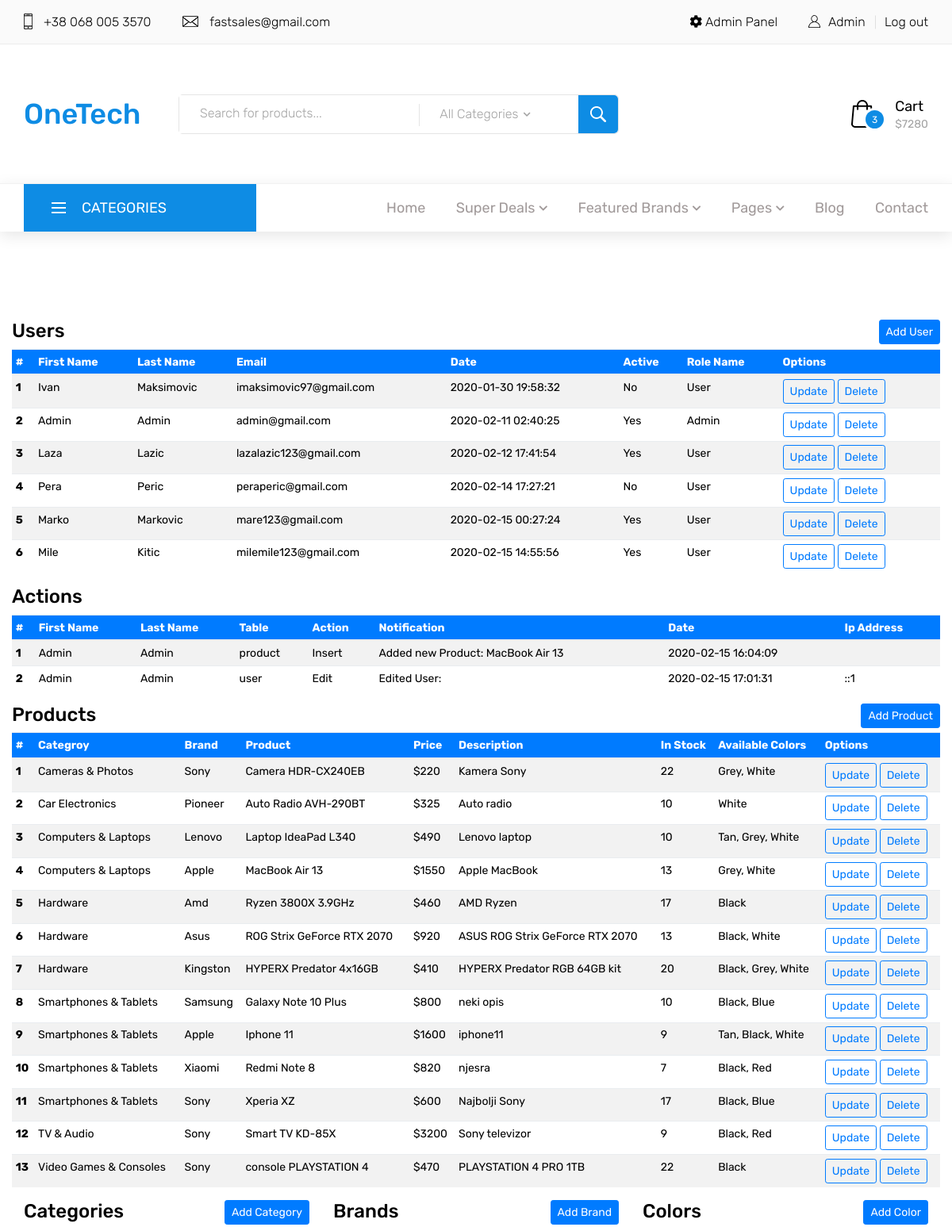
/adminpanel (signed in, upper part), run on the app's committed database.
### tables this page shows
CREATE TABLE `user` (
  `id` int(11) NOT NULL,
  `first_name` varchar(30) NOT NULL,
  `last_name` varchar(30) NOT NULL,
  `email` varchar(50) NOT NULL,
  `password` varchar(40) NOT NULL,
  `created_at` datetime NOT NULL DEFAULT CURRENT_TIMESTAMP,
  `active` tinyint(1) NOT NULL,
  `auth_key` varchar(32) DEFAULT NULL,
  `role_id` int(11) NOT NULL
);

CREATE TABLE `role` (
  `id` int(11) NOT NULL,
  `name` varchar(20) NOT NULL
);

CREATE TABLE `actions` (
  `id` int(11) NOT NULL,
  `user_id` int(11) NOT NULL,
  `table_name` varchar(255) NOT NULL,
  `action` varchar(255) NOT NULL,
  `notification` varchar(255) NOT NULL,
  `executed_at` datetime NOT NULL DEFAULT CURRENT_TIMESTAMP,
  `ip_address` varchar(255) NOT NULL
);

CREATE TABLE `product` (
  `id` int(11) NOT NULL,
  `name` varchar(100) NOT NULL,
  `description` text NOT NULL,
  `price` decimal(10,0) NOT NULL,
  `in_stock` int(11) NOT NULL,
  `brand_id` int(11) NOT NULL,
  `category_id` int(11) NOT NULL,
  `image_id` int(11) NOT NULL
);

CREATE TABLE `category` (
  `id` int(11) NOT NULL,
  `name` varchar(50) NOT NULL,
  `parent_id` int(11) DEFAULT NULL
);

CREATE TABLE `brand` (
  `id` int(11) NOT NULL,
  `name` varchar(50) NOT NULL
);

### app/Views/adminpanel.php (the view, shortened to what the rows shown need)
<div class="single_product">
    <div class="container">
        <div class="row">
        <table id="tablePreview" class="table table-sm table-striped table-hover">
        <thead class="bg-primary" style="color:white;">
            <tr>
            <th>#</th>
            <th>First Name</th>
            <th>Last Name</th>
            <th>Email</th>
            <th>Date</th>
            <th>Active</th>
            <th>Role Name</th>
            <th>Options</th>
            </tr>
        </thead>
        <tbody>
            <?php $ubr=1; foreach($users as $user):?>
            <tr>
            <th scope="row"><?=$ubr?></th>
            <td><?=$user->first_name?></td>
            <td><?=$user->last_name?></td>
            <td><?=$user->email?></td>
            <td><?=$user->created_at?></td>
            <td><?=$user->active ? "Yes": "No"?></td>
            <td><?=$user->role_name?></td>
            <td><button type="button" data-toggle="modal" data-target="#editUser" class="btn btn-outline-primary btn-sm update-user" data-id="<?=$user->id;?>">Update</button>
            <button type="button" class="btn btn-outline-primary btn-sm delete-user" data-id="<?=$user->id;?>">Delete</button></td>
            </tr>
            <?php $ubr++; endforeach?>
        </tbody>
        </table>
        <table id="tablePreview" class="table table-sm table-striped table-hover">
        <thead class="bg-primary" style="color:white;">
            <tr>
            <th>#</th>
            <th>First Name</th>
            <th>Last Name</th>
            <th>Table</th>
            <th>Action</th>
            <th>Notification</th>
            <th>Date</th>
            <th>Ip Address</th>
            </tr>
        </thead>
        <tbody>
            <?php $ubr=1; foreach($actions as $action):?>
            <tr>
            <th scope="row"><?=$ubr?></th>
            <td><?=$action->first_name?></td>
            <td><?=$action->last_name?></td>
            <td><?=$action->table_name?></td>
            <td><?=$action->action?></td>
            <td><?=$action->notification?></td>
            <td><?=$action->executed_at?></td>
            <td><?=$action->ip_address?></td>
            </tr>
            <?php $ubr++; endforeach?>
        </tbody>
        </table>
        <table id="tablePreview" class="table table-sm table-striped table-hover">
        <thead class="bg-primary" style="color:white;">
            <tr>
            <th>#</th>
            <th>Categroy</th>
            <th>Brand</th>
            <th>Product</th>
            <th>Price</th>
            <th>Description</th>
            <th>In Stock</th>
            <th>Available Colors</th>
            <th>Options</th>
            </tr>
        </thead>
        <tbody>
            <?php $ubr=1; foreach($products as $item):?>
            <tr>
            <th scope="row"><?=$ubr?></th>
            <td><?=$item->cat_name?></td>
            <td><?=$item->brand_name?></td>
            <td><?=$item->name?></td>
            <td>$<?=$item->price?></td>
            <td><?=$item->description?></td>
            <td><?=$item->in_stock?></td>
            <td>
                <?php
                $output = [];
                foreach($item->colors as $color){
                    $output[] = $color->name;
                } echo implode(", ", $output);?>
            </td>
            <td><button type="button" data-toggle="modal" data-target="#updateProduct" class="btn btn-outline-primary btn-sm update-product" data-id="<?=$item->id;?>">Update</button>
            <button class="btn btn-outline-primary btn-sm delete-product" data-id="<?=$item->id;?>" onclick="obrisiProizvod(<?=$item->id;?>)">Delete</button></td>
            </tr>
            <?php $ubr++; endforeach?>
        </tbody>
        </table>
        </div>
    </div>
</div>

### app/Views/fixed/header.php (shortened to what the rows shown need)
<header class="header">
<div class="top_bar">
    <div class="container">
        <div class="row">
            <div class="col d-flex flex-row">
                <div class="top_bar_content ml-auto">
                    <div class="top_bar_user">
                        <?php if(isset($_SESSION['user'])) :?>
                        <div>
                            <a href="#"><?=$_SESSION['user']->first_name?></a>
                        </div>
                        <div>
                            <a href="<?=$base_url?>/logout">Log out</a>
                        </div>
                        <?php endif?>
                    </div>
                </div>
            </div>
        </div>
    </div>
</div>
</header>

### data on the page
user: first_name "Admin", last_name "Admin", email "admin@gmail.com", created_at "2020-02-11 02:40:25", active "Yes", role.name "Admin"
user: first_name "Ivan", last_name "Maksimovic", email "imaksimovic97@gmail.com", created_at "2020-01-30 19:58:32", active "No", role.name "User"
user: first_name "Laza", last_name "Lazic", email "lazalazic123@gmail.com", created_at "2020-02-12 17:41:54", active "Yes", role.name "User"
user: first_name "Pera", last_name "Peric", email "peraperic@gmail.com", created_at "2020-02-14 17:27:21", active "No", role.name "User"
user: first_name "Marko", last_name "Markovic", email "mare123@gmail.com", created_at "2020-02-15 00:27:24", active "Yes", role.name "User"
user: first_name "Mile", last_name "Kitic", email "milemile123@gmail.com", created_at "2020-02-15 14:55:56", active "Yes", role.name "User"
actions: user.first_name "Admin", user.last_name "Admin", table_name "product", action "Insert", notification "Added new Product: MacBook Air 13", executed_at "2020-02-15 16:04:09"
actions: user.first_name "Admin", user.last_name "Admin", table_name "user", action "Edit", notification "Edited User:", executed_at "2020-02-15 17:01:31", ip_address "::1"
product: category.name "Cameras & Photos", brand.name "Sony", name "Camera HDR-CX240EB", price "220", description "Kamera Sony", in_stock "22", output "Grey, White"
product: category.name "Car Electronics", brand.name "Pioneer", name "Auto Radio AVH-290BT", price "325", description "Auto radio", in_stock "10", output "White"
product: category.name "Computers & Laptops", brand.name "Lenovo", name "Laptop IdeaPad L340", price "490", description "Lenovo laptop", in_stock "10", output "Tan, Grey, White"
product: category.name "Computers & Laptops", brand.name "Apple", name "MacBook Air 13", price "1550", description "Apple MacBook", in_stock "13", output "Grey, White"
product: category.name "Hardware", brand.name "Amd", name "Ryzen 3800X 3.9GHz", price "460", description "AMD Ryzen", in_stock "17", output "Black"
product: category.name "Hardware", brand.name "Asus", name "ROG Strix GeForce RTX 2070", price "920", description "ASUS ROG Strix GeForce RTX 2070", in_stock "13", output "Black, White"
product: category.name "Hardware", brand.name "Kingston", name "HYPERX Predator 4x16GB", price "410", description "HYPERX Predator RGB 64GB kit", in_stock "20", output "Black, Grey, White"
product: category.name "Smartphones & Tablets", brand.name "Samsung", name "Galaxy Note 10 Plus", price "800", description "neki opis", in_stock "10", output "Black, Blue"
product: category.name "Smartphones & Tablets", brand.name "Apple", name "Iphone 11", price "1600", description "iphone11", in_stock "9", output "Tan, Black, White"
product: category.name "Smartphones & Tablets", brand.name "Xiaomi", name "Redmi Note 8", price "820", description "njesra", in_stock "7", output "Black, Red"
product: category.name "Smartphones & Tablets", brand.name "Sony", name "Xperia XZ", price "600", description "Najbolji Sony", in_stock "17", output "Black, Blue"
product: category.name "TV & Audio", brand.name "Sony", name "Smart TV KD-85X", price "3200", description "Sony televizor", in_stock "9", output "Black, Red"
product: category.name "Video Games & Consoles", brand.name "Sony", name "console PLAYSTATION 4", price "470", description "PLAYSTATION 4 PRO 1TB", in_stock "22", output "Black"

### other printed values
$products_in_cart "3"
$total_price "7280"
